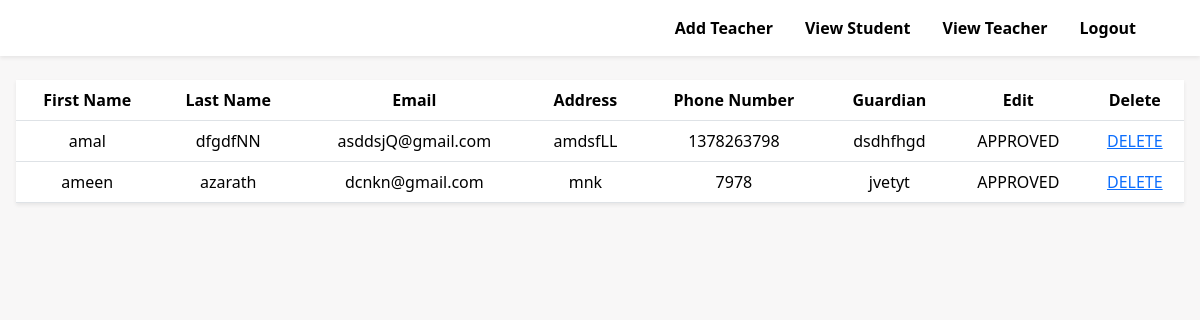
/adminviewstudent, run on the app's committed database.
### tables this page shows
CREATE TABLE student(student_id integer primary key autoincrement,firstname text, lastname text,email text,address text,phone_number int,guardian text,id int,foreign key (id) references user(id) on delete cascade);

### studentmanagement.py (the view)
@app.route("/adminviewstudent",methods=["get","post"])
def adminviewstudent():
    con=sqlite3.connect("student_management.db")
    cursor=con.cursor()
    con.row_factory=sqlite3.Row
    cursor.execute("select u.is_approved,s.firstname,s.lastname,s.email,s.address,s.phone_number,s.guardian,s.id from user u inner join student s where u.id=s.id")
    datas=cursor.fetchall()
    print(datas)
    return render_template("adminviewstudent.html",data=datas)

### templates/adminviewstudent.html (shortened to what this page needs)
<!DOCTYPE html>
<html lang="en">
<head>
    <link rel="stylesheet" href="https://cdnjs.cloudflare.com/ajax/libs/bootstrap/5.3.3/css/bootstrap.min.css">
</head>
    <body style="background-color: rgb(248, 247, 247);">
        <nav class="navbar bg-white justify-content-end py-2 fixed-top shadow-sm pe-5">
            <ul class="nav">
                <li class="nav-item"><a href="/addteacher" class="nav-link  fw-bold ">Add Teacher</a></li>
                <li class="nav-item"><a href="/adminviewstudent" class="nav-link  fw-bold">View Student</a></li>
                <li class="nav-item"><a href="/adminviewteacher" class="nav-link  fw-bold">View Teacher</a></li>
                <li class="nav-item"><a href="/logout" class="nav-link  fw-bold">Logout</a></li>
            </ul>
        </nav>
        <div class="px-3">
            <table class="table shadow-sm">
                <tr>
                    <th>First Name</th>
                    <th>Last Name</th>
                    <th>Email</th>
                    <th>Address</th>
                    <th>Phone Number</th>
                    <th>Guardian</th>
                    <th>Edit</th>
                    <th>Delete</th>
                </tr>
                {% for i in data %}
                <tr>
                    <td>{{i[1]}}</td>
                    <td>{{i[2]}}</td>
                    <td>{{i[3]}}</td>
                    <td>{{i[4]}}</td>
                    <td>{{i[5]}}</td>
                    <td>{{i[6]}}</td>
                    <td>{% if i[0] == 1 %}
                        APPROVED
                        {% else %}
                         <a href="approvestudent/{{i[7]}}">APPROVE</a>
                         {% endif %}
                     </td>
                    <td><a href="deletestudent/{{i[7]}}">DELETE</a></td>
                </tr>
                {% endfor %}
            </table>
        </div>
</body>
</html>

### templates/adminviewstudent.html (style rules this page uses)
table { width: 100%; margin-top: 80px; }
td,th { text-align: center; }
.nav-link { color: black; }

### data on the page
student: firstname "amal", lastname "dfgdfNN", email "asddsjQ@gmail.com", address "amdsfLL", phone_number "1378263798", guardian "dsdhfhgd"
student: firstname "ameen", lastname "azarath", email "dcnkn@gmail.com", address "mnk", phone_number "7978", guardian "jvetyt"
